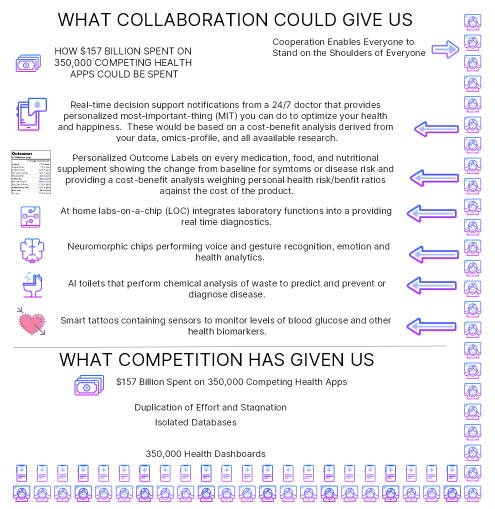
#> input picture assets/closed-source-competition-vs-open-source-collaboration.sketch.png, 989 x 1017 px (shown at 1/2 size)
$ python generate-icons.py --source ../assets/closed-source-competition-vs-open-source-collaboration.sketch.png --social-source ../assets/4-disciplines-of-execution.png
#> lines starting #> are read from the running program, lines starting #| are printed output that depends on the picture
#!/usr/bin/env python3
"""
Generate essential icon sizes, favicons, and social media images from source image.

This script generates:
- favicon.ico (contains 16x16, 32x32 for browsers)
- 180x180.png (Apple Touch Icon - iOS)
- 192x192.png (Android Chrome / PWA - reusable)
- 512x512.png (Android splash / PWA - reusable)
- 1200x630.png (Open Graph / Social Media - Facebook, LinkedIn, Twitter)
- 1200x1200.png (Square social media - Instagram, etc.)

All icons are transparent PNGs that can be reused across platforms.
"""

import argparse
import shutil
import sys
from pathlib import Path

from PIL import Image

# Minimal essential icon sizes - one file per size, reusable across platforms
ICON_SIZES = {
    16: "favicon",  # Included in ICO
    32: "favicon",  # Included in ICO
    180: "apple-touch",  # iOS Apple Touch Icon
    192: "android",  # Android Chrome / PWA (reusable)
    512: "android",  # Android splash / PWA (reusable)
}

# Social media image sizes (width x height)
SOCIAL_SIZES = {
    (1200, 630): "og",  # Open Graph standard (Facebook, LinkedIn, Twitter)
    (1200, 1200): "square",  # Square format (Instagram, some platforms)
}


def make_transparent_background(img, threshold=30):
    """
    Make black (or near-black) pixels transparent in an image.

    Args:
        img: PIL Image object
        threshold: RGB threshold below which pixels are considered black (0-255)

    Returns:
        PIL Image with transparent background
    """
    if img.mode != "RGBA":
        img = img.convert("RGBA")

    data = img.getdata()
    new_data = []

    for item in data:
        # If pixel is black or near-black, make it transparent
        if item[0] < threshold and item[1] < threshold and item[2] < threshold:
            new_data.append((0, 0, 0, 0))  # Transparent
        else:
            new_data.append(item)  # Keep original

    img.putdata(new_data)
    return img


def resize_icon(img, size, maintain_transparency=True):
    """
    Resize icon to specified size with high-quality resampling.

    Args:
        img: PIL Image object
        size: Target size (width, height) or single dimension for square
        maintain_transparency: Whether to preserve alpha channel

    Returns:
        Resized PIL Image
    """
    if isinstance(size, int):
        size = (size, size)

    # Use LANCZOS resampling for best quality
    resample = Image.Resampling.LANCZOS

    if maintain_transparency and img.mode == "RGBA":
        # Preserve transparency
        resized = img.resize(size, resample=resample)
    else:
        # Convert to RGB if no transparency needed
        if img.mode == "RGBA":
            # Create white background for non-transparent version
            background = Image.new("RGB", size, (255, 255, 255))
            resized = img.resize(size, resample=resample)
            background.paste(resized, mask=resized.split()[3] if resized.mode == "RGBA" else None)
            resized = background
        else:
            resized = img.resize(size, resample=resample)

    return resized


# [48 lines left out: function resize_social_image, not called in this run]


def create_social_image(img, target_size, background_color=(255, 255, 255)):
    """
    Create a social media image by centering the icon on a colored background.

    Args:
        img: PIL Image object (square icon)
        target_size: Tuple of (width, height) for target size
        background_color: RGB tuple for background color

    Returns:
        PIL Image with icon centered on background
    """
    target_width, target_height = target_size

    # Always use RGB background for social media (not transparent)
    background = Image.new("RGB", target_size, background_color)

    # Calculate scaling to fit icon in the target size (with padding)
    # Use 80% of the smaller dimension to leave some padding
    icon_size = min(target_width, target_height)
    icon_size = int(icon_size * 0.8)

    # Resize icon maintaining aspect ratio
    resized_icon = resize_icon(img, icon_size, maintain_transparency=True)

    # Calculate position to center
    x = (target_width - resized_icon.width) // 2
    y = (target_height - resized_icon.height) // 2

    # Paste icon onto background
    if resized_icon.mode == "RGBA":
        background.paste(resized_icon, (x, y), resized_icon)
    else:
        background.paste(resized_icon, (x, y))

    return background


def generate_ico_file(img, output_path, sizes=None):
    """
    Generate ICO file with multiple sizes, preserving transparency.

    Args:
        img: PIL Image object (source)
        output_path: Path to save ICO file
        sizes: List of sizes to include in ICO (default: [16, 32, 48])
    """
    if sizes is None:
        sizes = [16, 32, 48]

    # Create list of images for ICO
    ico_images = []
    for size in sizes:
        # Preserve transparency for ICO
        resized = resize_icon(img, size, maintain_transparency=True)
        # Ensure RGBA mode for transparency support
        if resized.mode != "RGBA":
            resized = resized.convert("RGBA")
        ico_images.append(resized)

    # Save as ICO with transparency support
    ico_images[0].save(output_path, format="ICO", sizes=[(img.size[0], img.size[1]) for img in ico_images])


def generate_icons(source_path, output_dirs, base_name="dih-icon", transparent=True, social_source_path=None):
    """
    Generate minimal essential icon sizes from source image.

    Args:
        source_path: Path to source image (should be square, preferably 1024x1024 or larger)
        output_dirs: Base output directory or list of directories to generate icons in
        base_name: Base name for generated files
        transparent: Whether to make black backgrounds transparent
        social_source_path: Optional path to wide image for social media (if None, uses source_path)
    """
#> called with base_name = 'dih-icon', transparent = True, social_source_path = '../assets/4-disciplines-of-execution.png'
    source_path = Path(source_path)

    # Convert single directory to list
    if isinstance(output_dirs, (str, Path)):
        output_dirs = [Path(output_dirs)]
    else:
        output_dirs = [Path(d) for d in output_dirs]

    if not source_path.exists():
        print(f"Error: Source image not found: {source_path}")
        return False

    # Load source image for icons
    print(f"Loading icon source image: {source_path}")
    img = Image.open(source_path)
#> img is the input picture: PIL image 989x1017 RGBA; mean R, G, B, A 239.7, 238.3, 244.3, 255

    # Make background transparent if requested
    if transparent:
        print("Making black background transparent...")
        img = make_transparent_background(img)
#> after the loop in make_transparent_background, `for item in data:`: new_data = 1005813 items
#> in make_transparent_background, `img.putdata(new_data)`:
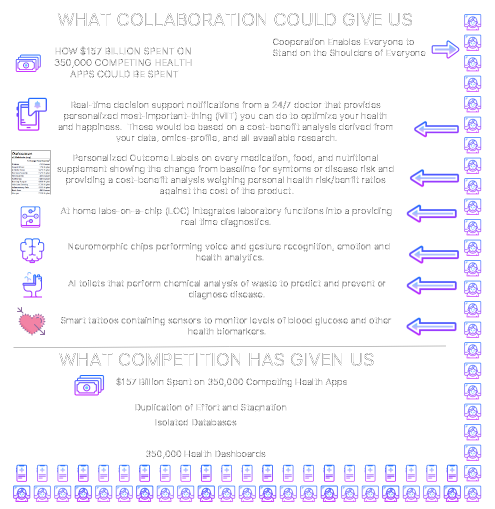
#> img: PIL image 989x1017 RGBA (shown at 1/2 size); mean R, G, B, A 239.7, 238.3, 244.3, 249.5; transparent parts drawn white

    # Ensure source is square for icons
    if img.size[0] != img.size[1]:
        print(f"Warning: Source image is not square ({img.size[0]}x{img.size[1]}). Cropping to square...")
#> (printed output is left out)
        size = min(img.size[0], img.size[1])
#> size = 989
        img = img.crop((0, 0, size, size))
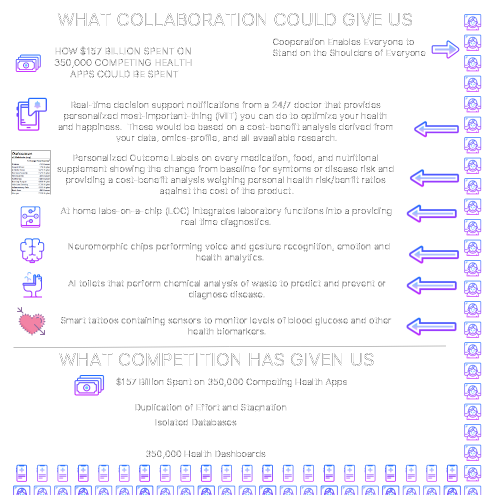
#> img: PIL image 989x989 RGBA (shown at 1/2 size); mean R, G, B, A 239.7, 238.8, 244, 249.3; transparent parts drawn white

    print(f"Icon source image: {img.size[0]}x{img.size[1]} ({img.mode} mode)")
#| Icon source image: 989x989 (RGBA mode)

    # Load social media source image (wide format)
    if social_source_path:
        social_source_path = Path(social_source_path)
        if not social_source_path.exists():
            print(f"Warning: Social media source image not found: {social_source_path}")
            print("Using icon source for social media images...")
            social_img = img.copy()
        else:
            print(f"\nLoading social media source image: {social_source_path}")
            social_img = Image.open(social_source_path)
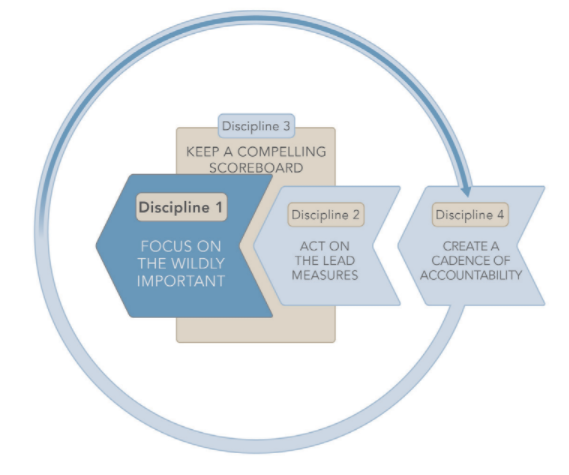
#> input picture assets/4-disciplines-of-execution.png, 569 x 475 px
#> social_img is the input picture: PIL image 569x475 RGBA; mean R, G, B, A 230.9, 235.6, 239.3, 255
            if transparent:
                social_img = make_transparent_background(social_img)
            print(f"Social media source image: {social_img.size[0]}x{social_img.size[1]} ({social_img.mode} mode)")
#| Social media source image: 569x475 (RGBA mode)
    else:
        social_img = img.copy()

    print()

    all_generated_files = []

    # Generate icons for each output directory
    for output_dir in output_dirs:
        print(f"\n{'='*60}")
        print(f"Generating icons in: {output_dir}")
        print(f"{'='*60}")

        output_dir.mkdir(parents=True, exist_ok=True)
        generated_files = []

        # Generate ICO file (contains 16x16 and 32x32)
        print("\nGenerating favicon.ico (16x16, 32x32)...")
        ico_path = output_dir / "favicon.ico"
        generate_ico_file(img, ico_path, sizes=[16, 32])
        generated_files.append(ico_path)
        print("  [OK] favicon.ico")

        # Generate essential PNG sizes (all transparent, reusable)
        print("\nGenerating essential icon sizes...")
        for size, purpose in ICON_SIZES.items():
            if size in [16, 32]:  # Skip, already in ICO
                continue

            resized = resize_icon(img, size, maintain_transparency=True)

            # Use standard naming conventions
            if size == 180:
                filename = "apple-touch-icon.png"
            elif size == 192:
                filename = "android-chrome-192x192.png"
            elif size == 512:
                filename = "android-chrome-512x512.png"
            else:
                filename = f"{base_name}-{size}x{size}.png"

            filepath = output_dir / filename
            resized.save(filepath, "PNG", optimize=True)
            generated_files.append(filepath)
            print(f"  [OK] {filename} ({size}x{size}) - {purpose}")

        # Generate social media images
        print("\nGenerating social media images...")
        for (width, height), purpose in SOCIAL_SIZES.items():
            if purpose == "og":
                # For OG images, copy the wide source directly
                filename = "og-image.png"  # Standard Open Graph image name
                filepath = output_dir / filename

                # Copy the wide source image directly
                if social_source_path and Path(social_source_path).exists():
                    shutil.copy2(social_source_path, filepath)
                    print(f"  [OK] {filename} (copied from wide source) - {purpose}")
                else:
                    # Fallback: resize if source not available
                    resized_social = resize_social_image(social_img, (width, height))
                    resized_social.save(filepath, "PNG", optimize=True)
                    print(f"  [OK] {filename} ({width}x{height}) - {purpose} (resized)")

                generated_files.append(filepath)
            else:
                # Square format - center on background
                resized_social = create_social_image(img, (width, height))

                if purpose == "square":
                    filename = f"{base_name}-social-{width}x{height}.png"
                else:
                    filename = f"{base_name}-{width}x{height}.png"

                filepath = output_dir / filename
                resized_social.save(filepath, "PNG", optimize=True)
                generated_files.append(filepath)
                print(f"  [OK] {filename} ({width}x{height}) - {purpose}")

        all_generated_files.extend(generated_files)
        print(f"\nGenerated {len(generated_files)} files in {output_dir}")
#> this loop made 2 passes
#| Generated 6 files in E:\code\dih-neobrutalist\public\assets\icons
#| Generated 6 files in assets/icons
#> pass 1, in resize_icon (call 3), `resized = img.resize(size, resample=resample)`:
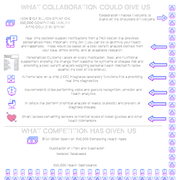
#> resized: PIL image 180x180 RGBA; mean R, G, B, A 243.9, 243, 248.5, 248.8; transparent parts drawn white
#> pass 1, in resize_icon (call 4), `resized = img.resize(size, resample=resample)`:
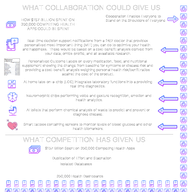
#> resized: PIL image 192x192 RGBA; mean R, G, B, A 243.9, 243, 248.5, 248.8; transparent parts drawn white
#> after the loop:
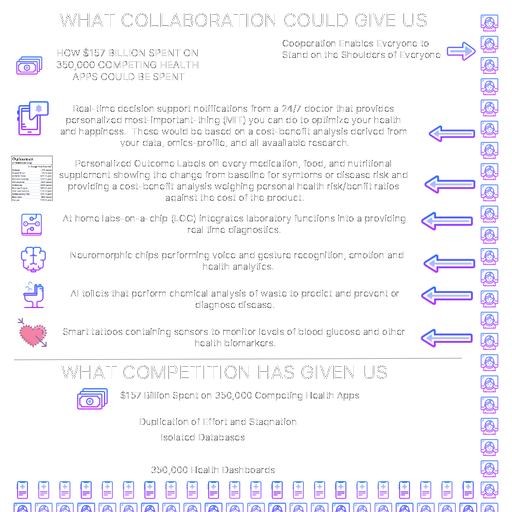
#> resized: PIL image 512x512 RGBA; mean R, G, B, A 242.8, 241.9, 247.4, 248.4; transparent parts drawn white
#> after the loop:
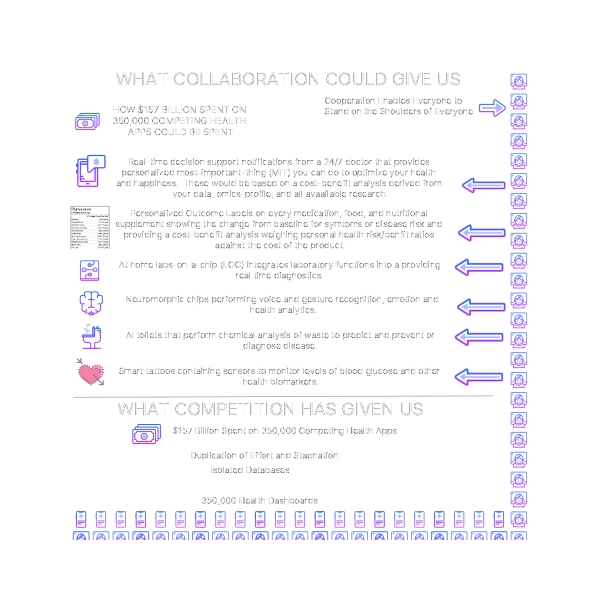
#> resized_social: PIL image 1200x1200 RGB (shown at 1/2 size); mean R, G, B 248.9, 248.3, 251.8
#> after the loop, all_generated_files = 12 items

    # Summary
    print(f"\n{'='*60}")
    print(f"Successfully generated {len(all_generated_files)} icon files total")
#| Successfully generated 12 icon files total
    print("Output directories:")
    for output_dir in output_dirs:
        print(f"  - {output_dir}")
    print("\nNote: All PNG icons are transparent and can be reused across platforms.")
    print("      Use the same files in your HTML <link> tags and manifest.json")
    print(f"{'='*60}\n")

    return True


def main():
    parser = argparse.ArgumentParser(description="Generate minimal essential icon sizes and favicons from source image")
    parser.add_argument(
        "--source",
        type=str,
        default=r"E:\code\dih-neobrutalist\public\assets\icons\generated\dih-icon-transparent-1024.png",
        help="Path to source image (default: dih-icon-transparent-1024.png)",
    )
    parser.add_argument(
        "--output",
        type=str,
        nargs="+",
        default=None,
        help="Output directory or directories (default: both neobrutalist and current project)",
    )
    parser.add_argument(
        "--base-name", type=str, default="dih-icon", help="Base name for generated files (default: dih-icon)"
    )
    parser.add_argument("--no-transparent", action="store_true", help="Skip making black background transparent")
    parser.add_argument(
        "--social-source",
        type=str,
        default=r"E:\code\dih-neobrutalist\public\assets\icons\generated\dih-icon-wide-1280x640.png",
        help="Path to wide source image for social media (default: dih-icon-wide-1280x640.png)",
    )

    args = parser.parse_args()

    # Default to both locations if not specified
    if args.output is None:
        # Get current project root
        script_dir = Path(__file__).parent
        project_root = script_dir.parent
        current_project_icons = project_root / "assets" / "icons"

        output_dirs = [r"E:\code\dih-neobrutalist\public\assets\icons", str(current_project_icons)]
    else:
        output_dirs = args.output

    success = generate_icons(
        source_path=args.source,
        output_dirs=output_dirs,
        base_name=args.base_name,
        transparent=not args.no_transparent,
        social_source_path=args.social_source,
    )

    sys.exit(0 if success else 1)
#> (the program exits here)
